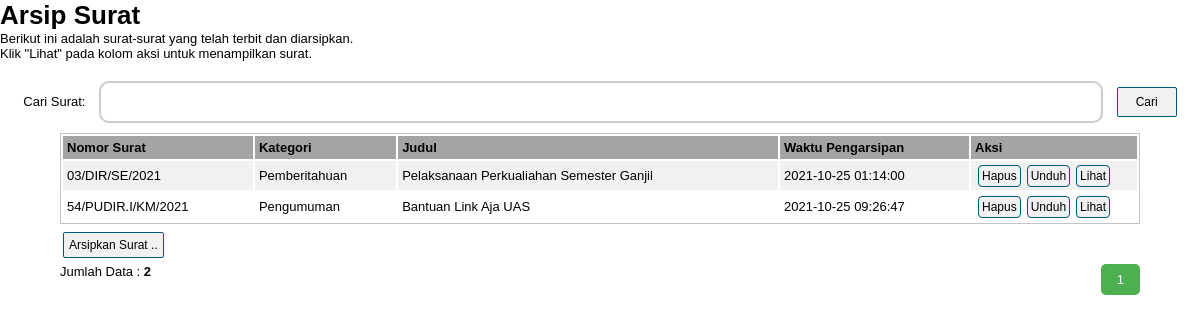
The app's page /pages/arsip.php with its own data.
### tables this page shows
CREATE TABLE `arsipsurat` (
  `idsurat` int(5) NOT NULL,
  `nosurat` varchar(30) NOT NULL,
  `kategori` varchar(20) NOT NULL,
  `judul` varchar(100) NOT NULL,
  `waktuarsipan` timestamp NOT NULL DEFAULT current_timestamp(),
  `filesurat` varchar(100) NOT NULL
);

### pages/arsip.php (the view, shortened to what this page needs)
<?php
include 'koneksi.php';
?>
<!doctype html>
<html lang="en">
<head>
    <link rel="stylesheet" href="style.css">
</head>
<body>
    <div id="main">
        <div class="content">
            <h1><b>Arsip Surat</b></h1>
            <p style="color: black;">Berikut ini adalah surat-surat yang telah terbit dan diarsipkan. <br>
                Klik "Lihat" pada kolom aksi untuk menampilkan surat.
            </p>
        </div>
        <div class="maincontent">
            <p id="tombol-tambah-container">
            <div class="form-inline">
                <div align="center">
                    <form method="post">
                        <label>Cari Surat: </label>
                        <input type="text" name="pencarian">
                        <input type="submit" name="search" value="Cari" class="tombol">
                    </form>
                </div>
                </p>
                <table id="tabel-tampil">
                    <thead>
                        <tr>
                            <th>Nomor Surat</th>
                            <th>Kategori</th>
                            <th>Judul</th>
                            <th>Waktu Pengarsipan</th>
                            <th id="label-opsi">Aksi</th>
                        </tr>
                    </thead>
                    <tbody>
                        <?php
                        $batas = 5;
                        extract($_GET);
                        if (empty($hal)) {
                            $posisi = 0;
                            $hal = 1;
                        } else {
                            $posisi = ($hal - 1) * $batas;
                            $nomor = $posisi + 1;
                        }
                        if ($_SERVER['REQUEST_METHOD'] == "POST") {
                            $pencarian = trim(mysqli_real_escape_string($db, $_POST['pencarian']));
                            if ($pencarian != "") {
                                $sql = "SELECT * FROM arsipsurat WHERE nosurat LIKE '%$pencarian%'
                                OR kategori LIKE '%$pencarian%'
                                OR judul LIKE '%$pencarian%'
                                OR waktuarsipan LIKE '%$pencarian%'";
                                $query = $sql;
                                $queryJml = $sql;
                            } else {
                                $query = "SELECT * FROM arsipsurat LIMIT $posisi, $batas";
                                $queryJml = "SELECT * FROM arsipsurat";
                                $no = $posisi * 1;
                            }
                        } else {
                            $query = "SELECT * FROM arsipsurat LIMIT $posisi, $batas";
                            $queryJml = "SELECT * FROM arsipsurat";
                        }
                        $q_tampil_arsipsurat = mysqli_query($db, $query);
                        if (mysqli_num_rows($q_tampil_arsipsurat) > 0) {
                            while ($r_tampil_arsipsurat = mysqli_fetch_array($q_tampil_arsipsurat)) {
                        ?>
                                <tr>
                                    <td><?php echo $r_tampil_arsipsurat['nosurat']; ?></td>
                                    <td><?php echo $r_tampil_arsipsurat['kategori']; ?></td>
                                    <td><?php echo $r_tampil_arsipsurat['judul']; ?></td>
                                    <td><?php echo $r_tampil_arsipsurat['waktuarsipan']; ?></td>
                                    <td>
                                        <div class="tombol-opsi-container"><a href="proses/arsip-hapus.php?nosurat=<?php echo $r_tampil_arsipsurat['nosurat'];
                                        ?>" onclick="return confirm ('Apakah Anda Yakin Akan Menghapus Data Ini?')" class="tombol">Hapus</a></div>
                                        <div class="tombol-opsi-container"><a href="file/<?php echo $r_tampil_arsipsurat['filesurat'];?>" target="_blank" class="tombol">Unduh</a></div>
                                        <div class="tombol-opsi-container"><a href="proses/arsip-lihat.php?nosurat=<?php echo $r_tampil_arsipsurat['nosurat'];
                                        ?>" class="tombol">Lihat</a></div>
                                    </td>
                                </tr>
                        <?php
                            }
                        } else {
                            echo "<tr><td colspan=6>Data Tidak Ditemukan</td></tr>";
                        }
                        ?>
                    </tbody>
                </table>
                <div style="margin: 10px;">
                    <div class="tombol-opsi-container"><a href="index.php?p=arsip-unggah" class="tombol" style="padding: 5px; color: black; border-radius: 2px; margin-left: 50px;">Arsipkan Surat ..</a></div>
                </div>
                <br><br>
                <?php
                if (isset($_POST['pencarian'])) {
                    if ($_POST['pencarian'] != '') {
                        echo "<div style=\"float:left; padding-left: 60px;\">";
                        $jml = mysqli_num_rows(mysqli_query($db, $queryJml));
                        echo "Data Hasil Pencarian: <b>$jml</b>";
                        echo "</div>";
                    }
                } else {
                ?>
                    <div style="float: left; padding-left: 60px; padding-bottom: 20px">
                        <?php
                        $jml = mysqli_num_rows(mysqli_query($db, $queryJml));
                        echo "Jumlah Data : <b>$jml</b>";
                        ?>
                    </div>
                    <div class="pagination" style="float: right; padding-right: 60px">
                        <?php
                        $jml_hal = ceil($jml / $batas);
                        for ($i = 1; $i <= $jml_hal; $i++) {
                            if ($i != $hal) {
                                echo "<a href=\"?p=transaksi-peminjaman&hal=$i\">$i</a>";
                            } else {
                                echo "<a class=\"active\">$i</a>";
                            }
                        }
                        ?>
                    </div>
                    <br>
                <?php
                }
                ?>
            </div>
        </div>
</body>
</html>

### style.css (style rules this page uses)
* { margin: 0px; padding: 0px; }
body { font-family: sans-serif; font-size: 13px; color: black; }
.pagination { display: inline-block; }
.pagination a { color: black; float: left; padding: 8px 16px; text-decoration: none; }
.pagination a.active { background-color: #4CAF50; color: white; border-radius: 5px; }
.tombol { border-radius: 4px; font-size: 12px; text-decoration: none; background-color: #F1F1F1; padding-top: 3px; padding-bottom: 3px; padding-left: 3px; padding-right: 3px; border: 1px solid #01597E; color: black; }
#tombol-tambah-container { margin: 10px; }
#tabel-tampil { border: 1px solid #C4C4C4; width: 90%; margin-left: auto; margin-right: auto; }
#tabel-tampil tr:nth-child(odd) { background-color: #F1F1F1; }
#tabel-tampil tr th { background-color: #a5a4a3; color: #000000; padding: 4px; text-align: left; }
#tabel-tampil td { padding: 4px; }
#label-opsi { width: 158px; font-weight: bold; }
.tombol-opsi-container { float: left; padding: 3px; }
input[type=text] { width: 80%; border: 2px solid #ccc; border-radius: 10px; font-size: 12px; background-color: white; background-image: url('searchicon.png'); background-position: 10px 10px; background-repeat: no-repeat; padding: 12px 20px 12px 20px; margin: 10px; -webkit-transition: width 0.4s ease-in-out; transition: width 0.4s ease-in-out; }
input[type=submit] { width: 60px; height: 30px; border-radius: 2px; }

### records on screen
arsipsurat: nosurat "03/DIR/SE/2021", kategori "Pemberitahuan", judul "Pelaksanaan Perkualiahan Semester Ganjil", waktuarsipan "2021-10-25 01:14:00"
arsipsurat: nosurat "54/PUDIR.I/KM/2021", kategori "Pengumuman", judul "Bantuan Link Aja UAS", waktuarsipan "2021-10-25 09:26:47"

### other values on screen
$jml "2"
